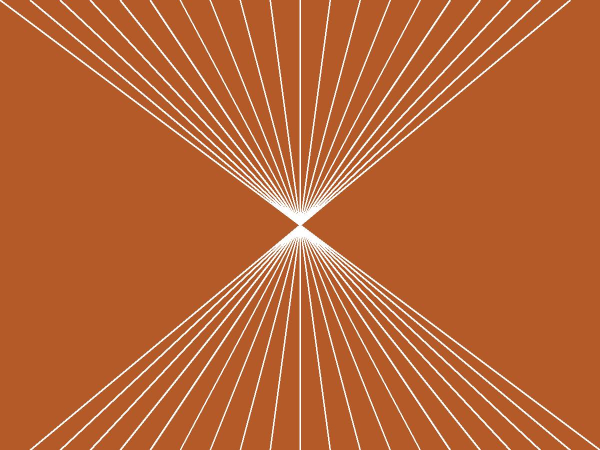
#> input picture frontend/tests/e2e/fixtures/photos/lisbon-1.jpg, 1200 x 900 px (shown at 1/2 size)
$ python -i photos.py   (imports and definitions only)
#> lines starting #> are read from the running program, lines starting #| are printed output that depends on the picture; after the words box and inside, x2 and y2 are one past the last pixel; in counts of white or black regions, pixels touching at a corner belong together
#> further down, picture is the input picture: PIL image 1200x900 RGB; mean R, G, B 183.6, 100.4, 53.8
"""Image helpers shared by the stages: box math, set-of-marks overlays, crops, dedupe hashes, encoding."""

from __future__ import annotations

import io
from typing import Iterable, List, Optional, Sequence, Tuple

from PIL import Image, ImageChops, ImageDraw, ImageFont, ImageOps, ImageStat

MIN_BOX_SPAN = 15  # 1.5% of the unit: anything smaller isn't a usable photo


# [73 lines left out: functions clamp_box, box_iou, box_to_pixels, _font, draw_marks, crop_box, not called in this run]


def trim_uniform_border(image: Image.Image, tolerance: int = 18, max_trim_ratio: float = 0.12) -> Image.Image:
    """Removes a near-uniform margin (page paper / scanner bed) around a crop, never more than
    `max_trim_ratio` of either side, so a loose model box tightens onto the photo."""
#> called with tolerance = 18, max_trim_ratio = 0.12
    rgb = image.convert("RGB")
    w, h = rgb.size
#> w = 1200; h = 900
    if w < 40 or h < 40:
        return image
    corner = rgb.getpixel((1, 1))
#> corner = (253, 252, 250)
    bg = Image.new("RGB", rgb.size, corner)
    diff = ImageChops.difference(rgb, bg).convert("L").point(lambda v: 255 if v > tolerance else 0)
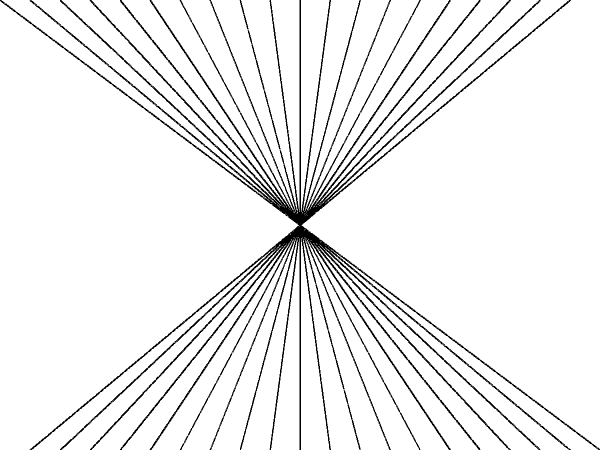
#> diff: PIL image 1200x900 L (shown at 1/2 size); 93.9% white; 1 black region, box (x1, y1, x2, y2) and area: (0, 0, 1200, 900) 66005
    bbox = diff.getbbox()
#> bbox = (0, 0, 1200, 900)
    if not bbox:
        return image
    x0, y0, x1, y1 = bbox
#> x0 = 0; y0 = 0; x1 = 1200; y1 = 900
    max_dx, max_dy = int(w * max_trim_ratio), int(h * max_trim_ratio)
#> max_dx = 144; max_dy = 108
    x0, y0 = min(x0, max_dx), min(y0, max_dy)
    x1, y1 = max(x1, w - max_dx), max(y1, h - max_dy)
    if (x1 - x0) * (y1 - y0) >= 0.98 * w * h:
        return image
    return image.crop((x0, y0, x1, y1))


# [79 lines left out: functions perspective_fix, dhash, dhash_distance, is_near_flat, fit_long_edge, encode_webp and 3 more, not called in this run]

>>> from PIL import Image
>>> picture = Image.open('../../../frontend/tests/e2e/fixtures/photos/lisbon-1.jpg')
>>> result = trim_uniform_border(picture)
